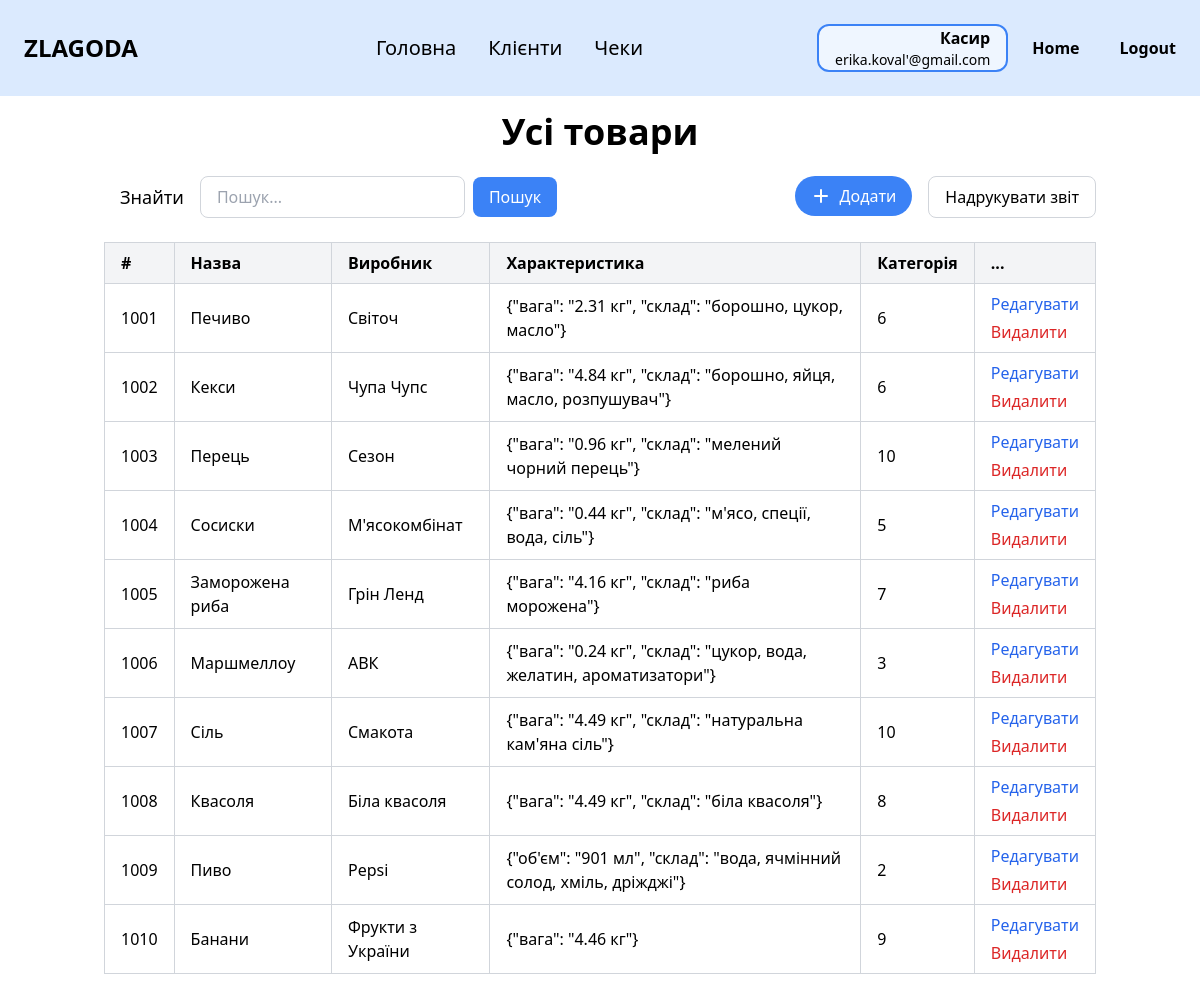
Page /products (signed in) on the committed database.
### zlg_website/models.py (models this page shows, shortened)
class Employee(db.Model, UserMixin):
    __tablename__ = 'employee'
    id = db.Column(db.Integer, primary_key=True)
    last_name = db.Column(db.String(100))
    first_name = db.Column(db.String(100))
    middle_name = db.Column(db.String(100))
    position = db.Column(db.String(100))
    salary = db.Column(db.Float)
    start_date = db.Column(db.Date)
    birth_date = db.Column(db.Date)
    phone = db.Column(db.String(20))
    city = db.Column(db.String(100))
    street = db.Column(db.String(100))
    postal_code = db.Column(db.String(10))
    password = db.Column(db.String(10000))
    email = db.Column(db.String(100), unique=True)
    @property
    def full_name(self):
        parts = [self.last_name, self.first_name, self.middle_name]
        return " ".join(part for part in parts if part)
    @property
    def address(self):
        return f"{self.city}, {self.street}, {self.postal_code}"

class Product(db.Model):
    __tablename__ = 'product'
    id = db.Column(db.Integer, primary_key=True)
    name = db.Column(db.String(100))
    manufacturer = db.Column(db.String(100))
    specifications = db.Column(db.Text)
    category_number = db.Column(db.Integer, db.ForeignKey('category.category_number'))
    category = db.relationship('Category', backref='products')

### zlg_website/views/products.py (the view)
@views.route('/products')
@login_required
def products():
    search_query = request.args.get('search', '')
    sort = request.args.get('sort')
    order = request.args.get('order', 'asc')
    query = Product.query
    if sort == 'name':
        query = query.order_by(
            Product.name.desc() if order == 'desc' else Product.name.asc()
        )
    elif sort == 'id':
        query = query.order_by(
            Product.id.asc()
        )
    else:
        query = query.order_by(Product.id.asc())  # За замовчуванням — за id
    products = query.all()
    if search_query:
        search_lower = search_query.lower()
        products = [p for p in products if search_lower in p.name.lower()]
    return render_template("products.html", user=current_user, products=products, search_query=search_query, sort=sort, order=order)

### zlg_website/__init__.py (called while the page is built)
def create_app():
    app = Flask(__name__)
    app.config['SECRET_KEY'] = 'zlagoda'
    app.config['SQLALCHEMY_DATABASE_URI'] = f'sqlite:///{os.path.join(app.instance_path, DB_NAME)}'
    db.init_app(app)
    from .views import views
    from .auth import auth
    app.register_blueprint(views, url_prefix='/')
    app.register_blueprint(auth, url_prefix='/')
    from .models import Employee
    with app.app_context():
        if database_is_empty():
            create_database(app)
    login_manager = LoginManager()
    login_manager.login_view = 'auth.login'
    login_manager.init_app(app)
    @login_manager.user_loader
    def load_user(id):
        return Employee.query.get(int(id))
    return app

### zlg_website/templates/products.html (shortened to what this page needs)
{% extends "base.html" %}
{% block content %}
<div class="py-4">
    <h1 class="text-4xl font-bold mb-6 text-center">Усі товари</h1>
    <div class="flex justify-between items-center mb-6">
        <div class="flex items-center">
            <p class="mr-4 ml-4 text-lg">Знайти</p>
            <form method="GET" action="{{ url_for('views.products') }}" class="flex items-center" id="search-form">
                <input
                    type="text"
                    name="search"
                    placeholder="Пошук..."
                    value="{{ request.args.get('search', '') }}"
                    class="px-4 py-2 border border-gray-300 rounded-lg focus:outline-none focus:ring-2 focus:ring-blue-500"
                />
                <button type="submit" class="ml-2 px-4 py-2 bg-blue-500 text-white rounded-lg hover:bg-blue-600">Пошук</button>
            </form>
        </div>
        <div class="flex space-x-4">
            <a href="{{ url_for('views.add_product') }}">
                <button class="flex items-center px-4 py-2 bg-blue-500 text-white rounded-full hover:bg-blue-600">
                    <svg xmlns="http://www.w3.org/2000/svg" class="h-5 w-5 mr-2" viewBox="0 0 20 20" fill="currentColor">
                        <path fill-rule="evenodd"
                              d="M10 3a1 1 0 011 1v5h5a1 1 0 110 2h-5v5a1 1 0 11-2 0v-5H4a1 1 0 110-2h5V4a1 1 0 011-1z"
                              clip-rule="evenodd"/>
                    </svg>
                    Додати
                </button>
            </a>
            <button class="px-4 py-2 border border-gray-300 rounded-lg hover:bg-gray-100">
                Надрукувати звіт
            </button>
        </div>
    </div>
    <div class="overflow-x-auto">
        <table class="min-w-full border-collapse border border-gray-300">
            <thead>
            <tr class="bg-gray-100">
                <th class="border border-gray-300 px-4 py-2 text-left"><a href="{{ url_for('views.products', sort='id') }}" class="hover:underline">
                                #
                            </a></th>
                <th class="border border-gray-300 px-4 py-2 text-left">
                    <a href="{{ url_for('views.products', search=request.args.get('search'), sort='name', order='asc' if request.args.get('order') == 'desc' else 'desc') }}" class="hover:underline">
                        Назва
                    </a>
                </th>
                <th class="border border-gray-300 px-4 py-2 text-left">
                        Виробник
                </th>
                <th class="border border-gray-300 px-4 py-2 text-left">Характеристика</th>
                <th class="border border-gray-300 px-4 py-2 text-left">Категорія</th>
                <th class="border border-gray-300 px-4 py-2 text-left">...</th>
            </tr>
            </thead>
            <tbody>
            {% if products %}
                {% for product in products %}
                <tr>
                    <td class="border border-gray-300 px-4 py-2">{{ product.id }}</td>
                    <td class="border border-gray-300 px-4 py-2">{{ product.name }}</td>
                    <td class="border border-gray-300 px-4 py-2">{{ product.manufacturer }}</td>
                    <td class="border border-gray-300 px-4 py-2">{{ product.specifications }}</td>
                    <td class="border border-gray-300 px-4 py-2">{{ product.category_number }}</td>
                    <td class="border border-gray-300 px-4 py-2">
                        <div class="flex flex-col space-y-1">
                            <a href="{{ url_for('views.edit_product', product_id=product.id) }}" class="text-blue-600 hover:underline">Редагувати</a>
                            <form method="POST" action="{{ url_for('views.delete_product', product_id=product.id) }}" onsubmit="return confirm('Ви впевнені, що хочете видалити цей товар?')" class="inline">
                                <button type="submit" class="text-red-600 hover:underline">Видалити</button>
                            </form>
                        </div>
                    </td>
                </tr>
                {% endfor %}
            {% else %}
                <tr>
                    <td colspan="5" class="border border-gray-300 px-4 py-2 text-center">Немає результатів</td>
                </tr>
            {% endif %}
            </tbody>
        </table>
    </div>
</div>
{% endblock %}

### zlg_website/templates/base.html (shortened to what this page needs)
<!DOCTYPE html>
<html lang="en">
<head>
    <link rel="stylesheet" href="https://cdn.jsdelivr.net/npm/tailwindcss@2.2.19/dist/tailwind.min.css">
</head>
<body class="bg-white text-black">
<nav class="bg-blue-100 p-6">
    <div class="flex items-center justify-between">
        <div class="text-black text-2xl font-black mr-16">ZLAGODA</div>
        {% if user.is_authenticated %}
        <div class="flex gap-8 max-md:gap-5 max-sm:hidden">
            <a href="/" class="text-xl cursor-pointer max-md:text-base">Головна</a>
            {% if user.position == 'Менеджер' %}
            <a href="/employees" class="text-xl cursor-pointer max-md:text-base">Працівники</a>
            <a href="/categories" class="text-xl cursor-pointer max-md:text-base">Категорії</a>
            <a href="/products" class="text-xl cursor-pointer max-md:text-base">Товари</a>
            <a href="/stock" class="text-xl cursor-pointer max-md:text-base">Наявність</a>
            <a href="/clients" class="text-xl cursor-pointer max-md:text-base">Клієнти</a>
            <a href="/receipts" class="text-xl cursor-pointer max-md:text-base">Чеки</a>
            {% elif user.position == 'Касир' %}
            <a href="/clients" class="text-xl cursor-pointer max-md:text-base">Клієнти</a>
            <a href="/receipts" class="text-xl cursor-pointer max-md:text-base">Чеки</a>
            {% endif %}
        </div>
        {% endif %}
        {% if user.is_authenticated %}
        <div class="flex items-center gap-6">
            <div class="px-4 border-2 border-blue-500 rounded-xl bg-blue-50 text-right">
                <p class="text-base font-semibold">
                    {% if user.position == 'Касир' %}
                    Касир
                    {% elif user.position == 'Менеджер' %}
                    Менеджер
                    {% else %}
                    {{ user.position }}
                    {% endif %}
                </p>
                <p class="text-sm">{{ user.email }}</p>
            </div>
            <a href="/welcome" class="text-black font-bold mr-4">Home</a>
            <a href="/logout" class="text-black font-bold">Logout</a>
        </div>
        {% else %}
        <a href="/login" class="text-black font-bold">Login</a>
        {% endif %}
    </div>
</nav>
<div class="container mx-auto px-4">
    {% block content %}{% endblock %}
</div>
</body>
</html>

### rows in the picture
Employee: email "erika.koval'@gmail.com"
Product: id "1001", name "Печиво", manufacturer "Світоч", specifications "{\"вага\": \"2.31 кг\", \"склад\": \"борошно, цукор, масло\"}", category_number "6"
Product: id "1002", name "Кекси", manufacturer "Чупа Чупс", specifications "{\"вага\": \"4.84 кг\", \"склад\": \"борошно, яйця, масло, розпушувач\"}", category_number "6"
Product: id "1003", name "Перець", manufacturer "Сезон", specifications "{\"вага\": \"0.96 кг\", \"склад\": \"мелений чорний перець\"}", category_number "10"
Product: id "1004", name "Сосиски", manufacturer "М'ясокомбінат", specifications "{\"вага\": \"0.44 кг\", \"склад\": \"м'ясо, спеції, вода, сіль\"}", category_number "5"
Product: id "1005", name "Заморожена риба", manufacturer "Грін Ленд", specifications "{\"вага\": \"4.16 кг\", \"склад\": \"риба морожена\"}", category_number "7"
Product: id "1006", name "Маршмеллоу", manufacturer "АВК", specifications "{\"вага\": \"0.24 кг\", \"склад\": \"цукор, вода, желатин, ароматизатори\"}", category_number "3"
Product: id "1007", name "Сіль", manufacturer "Смакота", specifications "{\"вага\": \"4.49 кг\", \"склад\": \"натуральна кам'яна сіль\"}", category_number "10"
Product: id "1008", name "Квасоля", manufacturer "Біла квасоля", specifications "{\"вага\": \"4.49 кг\", \"склад\": \"біла квасоля\"}", category_number "8"
Product: id "1009", name "Пиво", manufacturer "Pepsi", specifications "{\"об'єм\": \"901 мл\", \"склад\": \"вода, ячмінний солод, хміль, дріжджі\"}", category_number "2"
Product: id "1010", name "Банани", manufacturer "Фрукти з України", specifications "{\"вага\": \"4.46 кг\"}", category_number "9"
